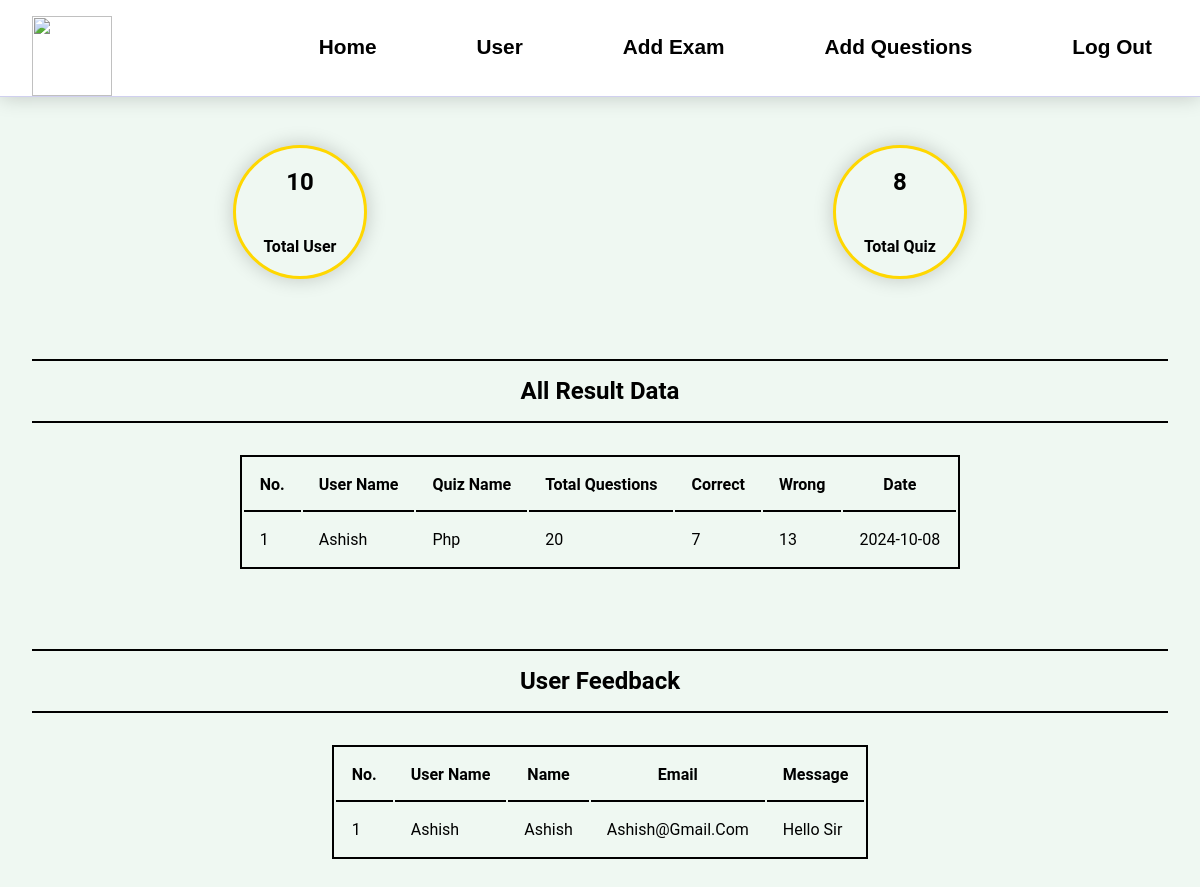
Screenshot of /admin/dashboard.php (signed in) with the database file from the repository.
### tables this page shows
CREATE TABLE `result` (
  `result_id` int(5) NOT NULL,
  `user_id` int(5) NOT NULL,
  `username` varchar(50) NOT NULL,
  `exam_type` varchar(50) NOT NULL,
  `total_question` varchar(10) NOT NULL,
  `correct_answer` varchar(10) NOT NULL,
  `wrong_answer` varchar(10) NOT NULL,
  `exam_date` varchar(10) NOT NULL
);

CREATE TABLE `user_feedback` (
  `user_id` int(10) NOT NULL,
  `user_name` varchar(30) NOT NULL,
  `name` varchar(30) NOT NULL,
  `email` varchar(30) NOT NULL,
  `message` varchar(250) NOT NULL
);

### admin/dashboard.php (the view, shortened to what this page needs)
<?php
include("header.php");
    ?>
<!DOCTYPE html>
<html lang="en">
<head>
    <link rel="stylesheet" href="../css/admin.css">
</head>
<body>
    <?php
    $data = mysqli_query($con, "select * from user_data");
    $user_data = mysqli_num_rows($data);
    $category = mysqli_query($con, "select * from exam_category");
    $category_data = mysqli_num_rows($category);
    ?>
    <div class="info flex-center">
        <div class="user flex-colum">
            <h2><?php echo $user_data; ?></h2>Total user
        </div>
        <div class="quiz flex-colum">
            <h2><?php echo $category_data; ?></h2>Total quiz
        </div>
    </div>
    <h2 class="result-h2">all result data</h2>
    <div class="result">
        <?php $count = 0;
        $result_data = mysqli_query($con, "select * from result");
        ?>
        <table>
            <thead>
                <tr>
                    <th>No.</th>
                    <th>user name</th>
                    <th>quiz name</th>
                    <th>total Questions</th>
                    <th>correct</th>
                    <th>wrong</th>
                    <th>date</th>
                </tr>
            </thead>
            <?php
            while ($row = mysqli_fetch_array($result_data)) {
                $count++;
                ?>
                <tbody>
                    <tr>
                        <td><?php echo $count; ?></td>
                        <td><?php echo $row['username']; ?></td>
                        <td><?php echo $row['exam_type']; ?></td>
                        <td><?php echo $row['total_question']; ?></td>
                        <td><?php echo $row['correct_answer']; ?></td>
                        <td><?php echo $row['wrong_answer']; ?></td>
                        <td><?php echo $row['exam_date']; ?></td>
                    </tr>
                </tbody>
                <?php
            }
            ?>
        </table>
    </div>
    <h2 class="result-h2">user feedback</h2>
    <div class="feedback flex-colum">
        <?php $count = 0;
        $feedback_data = mysqli_query($con, "select * from user_feedback");
        ?>
        <table>
            <thead>
                <tr>
                    <th>No.</th>
                    <th>user name</th>
                    <th>name</th>
                    <th>email</th>
                    <th>Message</th>
                </tr>
            </thead>
            <?php
            while ($row = mysqli_fetch_array($feedback_data)) {
                $count++;
                ?>
                <tbody>
                    <tr>
                        <td><?php echo $count; ?></td>
                        <td><?php echo $row['user_name']; ?></td>
                        <td><?php echo $row['name']; ?></td>
                        <td><?php echo $row['email']; ?></td>
                        <td><?php echo $row['message']; ?></td>
                    </tr>
                </tbody>
                <?php
            }
            ?>
        </table>
    </div>
</body>
</html>

### css/header.css (style rules this page uses)
* { margin: 0; padding: 0; color: black; font-family: 'Poppins', sans-serif; list-style: none; text-decoration: none; }
body { background-color: #eff8f2; }

### css/admin.css (style rules this page uses)
* { margin: 0; padding: 0; font-family: "Roboto", sans-serif; list-style: none; text-transform: capitalize; }
.flex-center { display: flex; justify-content: space-around; align-items: center; }
.flex-colum { display: flex; justify-content: space-around; align-items: center; flex-direction: column; }
.info { margin-top: 3rem; width: 100%; height: auto; }
.user { background-color: #eff8f2; border: solid 3px gold; border-radius: 50%; height: 8rem; width: 8rem; font-weight: 600; box-shadow: 0 0 20px rgba(0, 0, 0, 0.2); }
.quiz { background-color: #eff8f2; border: solid 3px gold; border-radius: 50%; height: 8rem; width: 8rem; font-weight: 600; box-shadow: 0 0 20px rgba(0, 0, 0, 0.2); }
.result-h2 { margin: 5rem 2rem 2rem 2rem; padding: 1rem 0rem; text-align: center; border-bottom: 2px solid black; border-top: 2px solid black; }
.result { margin-top: 1rem; display: flex; justify-content: center; align-items: center; }
table { border: 2px solid black; }
table th { padding: 1rem; border-bottom: 2px solid black; }
td { padding: 1rem; }
.feedback { margin: 2rem 0rem; }

### rows the page displays
result: username "Ashish", exam_type "Php", total_question "20", correct_answer "7", wrong_answer "13", exam_date "2024-10-08"
user_feedback: user_name "Ashish", name "Ashish", email "Ashish@gmail.com", message "Hello Sir"

### other values shown
$user_data "10"
$category_data "8"
